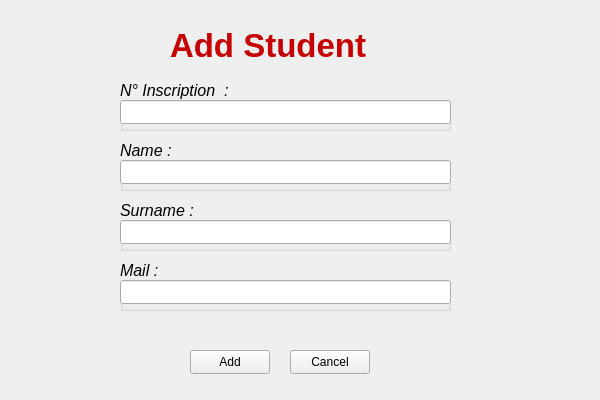
<?xml version="1.0" encoding="UTF-8"?>
<ui version="4.0">
 <class>AddStudent</class>
 <widget class="QWidget" name="AddStudent">
  <property name="geometry">
   <rect>
    <x>0</x>
    <y>0</y>
    <width>600</width>
    <height>400</height>
   </rect>
  </property>
  <property name="windowTitle">
   <string>Form</string>
  </property>
  <widget class="QLabel" name="title">
   <property name="geometry">
    <rect>
     <x>170</x>
     <y>20</y>
     <width>231</width>
     <height>51</height>
    </rect>
   </property>
   <property name="font">
    <font>
     <family>MS Sans Serif</family>
     <pointsize>25</pointsize>
     <bold>true</bold>
    </font>
   </property>
   <property name="styleSheet">
    <string notr="true">QLabel{color: rgb(198, 0, 0);}</string>
   </property>
   <property name="text">
    <string>Add Student</string>
   </property>
  </widget>
  <widget class="QGroupBox" name="numinsc_2">
   <property name="geometry">
    <rect>
     <x>120</x>
     <y>80</y>
     <width>331</width>
     <height>51</height>
    </rect>
   </property>
   <property name="font">
    <font>
     <pointsize>12</pointsize>
     <italic>true</italic>
    </font>
   </property>
   <property name="title">
    <string>N° Inscription  :</string>
   </property>
   <widget class="QLineEdit" name="numinsc">
    <property name="geometry">
     <rect>
      <x>0</x>
      <y>20</y>
      <width>331</width>
      <height>24</height>
     </rect>
    </property>
   </widget>
  </widget>
  <widget class="QGroupBox" name="name_2">
   <property name="geometry">
    <rect>
     <x>120</x>
     <y>140</y>
     <width>331</width>
     <height>51</height>
    </rect>
   </property>
   <property name="font">
    <font>
     <pointsize>12</pointsize>
     <italic>true</italic>
     <bold>false</bold>
    </font>
   </property>
   <property name="title">
    <string>Name :</string>
   </property>
   <widget class="QLineEdit" name="name">
    <property name="geometry">
     <rect>
      <x>0</x>
      <y>20</y>
      <width>331</width>
      <height>24</height>
     </rect>
    </property>
   </widget>
  </widget>
  <widget class="QGroupBox" name="surname_2">
   <property name="geometry">
    <rect>
     <x>120</x>
     <y>200</y>
     <width>331</width>
     <height>51</height>
    </rect>
   </property>
   <property name="font">
    <font>
     <pointsize>12</pointsize>
     <italic>true</italic>
    </font>
   </property>
   <property name="title">
    <string>Surname :</string>
   </property>
   <widget class="QLineEdit" name="surname">
    <property name="geometry">
     <rect>
      <x>0</x>
      <y>20</y>
      <width>331</width>
      <height>24</height>
     </rect>
    </property>
   </widget>
  </widget>
  <widget class="QGroupBox" name="mail_2">
   <property name="geometry">
    <rect>
     <x>120</x>
     <y>260</y>
     <width>331</width>
     <height>51</height>
    </rect>
   </property>
   <property name="font">
    <font>
     <pointsize>12</pointsize>
     <italic>true</italic>
    </font>
   </property>
   <property name="title">
    <string>Mail :</string>
   </property>
   <widget class="QLineEdit" name="mail">
    <property name="geometry">
     <rect>
      <x>0</x>
      <y>20</y>
      <width>331</width>
      <height>24</height>
     </rect>
    </property>
   </widget>
  </widget>
  <widget class="QPushButton" name="addButton">
   <property name="geometry">
    <rect>
     <x>190</x>
     <y>350</y>
     <width>80</width>
     <height>24</height>
    </rect>
   </property>
   <property name="text">
    <string>Add</string>
   </property>
  </widget>
  <widget class="QPushButton" name="cancelButton">
   <property name="geometry">
    <rect>
     <x>290</x>
     <y>350</y>
     <width>80</width>
     <height>24</height>
    </rect>
   </property>
   <property name="text">
    <string>Cancel</string>
   </property>
  </widget>
 </widget>
 <resources/>
 <connections/>
</ui>
